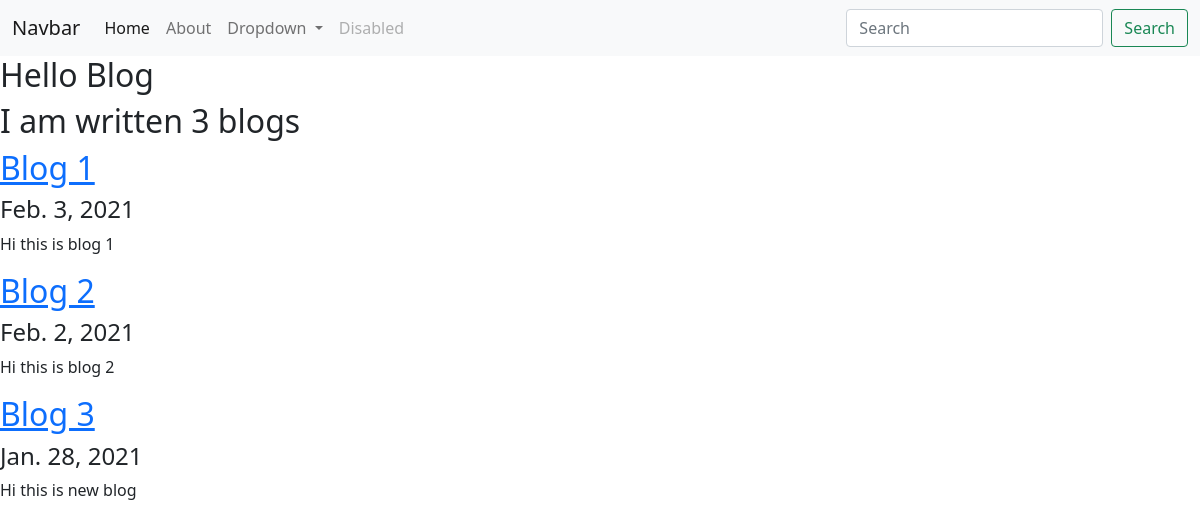
Screenshot of /blog/ with the database file from the repository.
### blog/models.py (models this page shows, shortened)
class Blog(models.Model):
    title=models.CharField(max_length=100)
    description=models.TextField()
    date=models.DateField()

### blog/views.py (the view)
# urls.py: path('',views.all_blogs,name='all_blogs'),
def all_blogs(request):
    blogs=Blog.objects.order_by('-date')
    return render(request,'blog/all_blogs.html',{'blogs':blogs})

### blog/templates/blog/all_blogs.html
{% extends 'portfolio/base.html'%}
{% block content %}
<h2>Hello Blog</h2>
<h2>I am written {{blogs.count}} blogs</h2>
{% for blog in blogs %}
<a href="{% url 'blog:details' blog.id %}"><h2>{{ blog.title}}</h2></a>
<h4>{{blog.date}}</h4>
<p>{{blog.description}}</p>
{% endfor%}
{% endblock%}

### rows the page displays
Blog: title "Blog 1", date "Feb. 3, 2021", description "Hi this is blog 1"
Blog: title "Blog 2", date "Feb. 2, 2021", description "Hi this is blog 2"
Blog: title "Blog 3", date "Jan. 28, 2021", description "Hi this is new blog"

### other values shown
{{ blogs.count }} "3"
